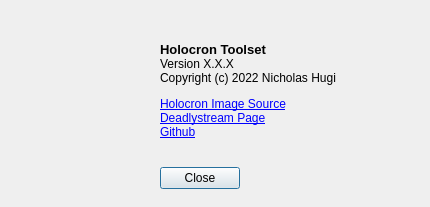
<?xml version="1.0" encoding="UTF-8"?>
<ui version="4.0">
 <class>Dialog</class>
 <widget class="QDialog" name="Dialog">
  <property name="geometry">
   <rect>
    <x>0</x>
    <y>0</y>
    <width>430</width>
    <height>207</height>
   </rect>
  </property>
  <property name="windowTitle">
   <string>About</string>
  </property>
  <widget class="QLabel" name="image">
   <property name="geometry">
    <rect>
     <x>20</x>
     <y>20</y>
     <width>128</width>
     <height>128</height>
    </rect>
   </property>
   <property name="text">
    <string />
   </property>
   <property name="pixmap">
    <pixmap resource="../../resources/resources.qrc">:/images/icons/sith.png</pixmap>
   </property>
   <property name="scaledContents">
    <bool>true</bool>
   </property>
  </widget>
  <widget class="QWidget" name="verticalLayoutWidget">
   <property name="geometry">
    <rect>
     <x>160</x>
     <y>20</y>
     <width>262</width>
     <height>169</height>
    </rect>
   </property>
   <layout class="QVBoxLayout" name="verticalLayout">
    <item>
     <layout class="QHBoxLayout" name="horizontalLayout">
      <item>
       <widget class="QLabel" name="aboutLabel">
        <property name="sizePolicy">
         <sizepolicy hsizetype="MinimumExpanding" vsizetype="MinimumExpanding">
          <horstretch>0</horstretch>
          <verstretch>0</verstretch>
         </sizepolicy>
        </property>
        <property name="text">
         <string>&lt;html&gt;&lt;head/&gt;&lt;body&gt;&lt;p&gt;&lt;span style=&quot; font-size:10pt;
          font-weight:600;&quot;&gt;Holocron Toolset&lt;/span&gt;&lt;br/&gt;Version
          X.X.X&lt;br/&gt;Copyright (c) 2022 Nicholas Hugi&lt;/p&gt;&lt;p&gt;&lt;a
          href=&quot;https://sketchfab.com/3d-models/sith-holocron-star-wars-cb3d49a6261a4913817e8e00d6ab6e43&quot;&gt;&lt;span
          style=&quot; text-decoration: underline; color:#0000ff;&quot;&gt;Holocron Image
          Source&lt;br/&gt;&lt;/span&gt;&lt;/a&gt;&lt;a
          href=&quot;https://deadlystream.com/files/file/1982-holocron-toolset/&quot;&gt;&lt;span
          style=&quot; text-decoration: underline; color:#0000ff;&quot;&gt;Deadlystream
          Page&lt;br/&gt;&lt;/span&gt;&lt;/a&gt;&lt;a
          href=&quot;https://github.com/OldRepublicDevs/PyKotor&quot;&gt;&lt;span style=&quot;
          text-decoration: underline;
          color:#0000ff;&quot;&gt;Github&lt;/span&gt;&lt;/a&gt;&lt;/p&gt;&lt;/body&gt;&lt;/html&gt;</string>
        </property>
        <property name="openExternalLinks">
         <bool>true</bool>
        </property>
       </widget>
      </item>
     </layout>
    </item>
    <item>
     <layout class="QHBoxLayout" name="horizontalLayout_2">
      <item>
       <widget class="QPushButton" name="closeButton">
        <property name="text">
         <string>Close</string>
        </property>
       </widget>
      </item>
      <item>
       <spacer name="horizontalSpacer_2">
        <property name="orientation">
         <enum>Qt::Horizontal</enum>
        </property>
        <property name="sizeHint" stdset="0">
         <size>
          <width>40</width>
          <height>20</height>
         </size>
        </property>
       </spacer>
      </item>
     </layout>
    </item>
   </layout>
  </widget>
 </widget>
 <resources>
  <include location="../../resources/resources.qrc" />
 </resources>
 <connections />
</ui>
